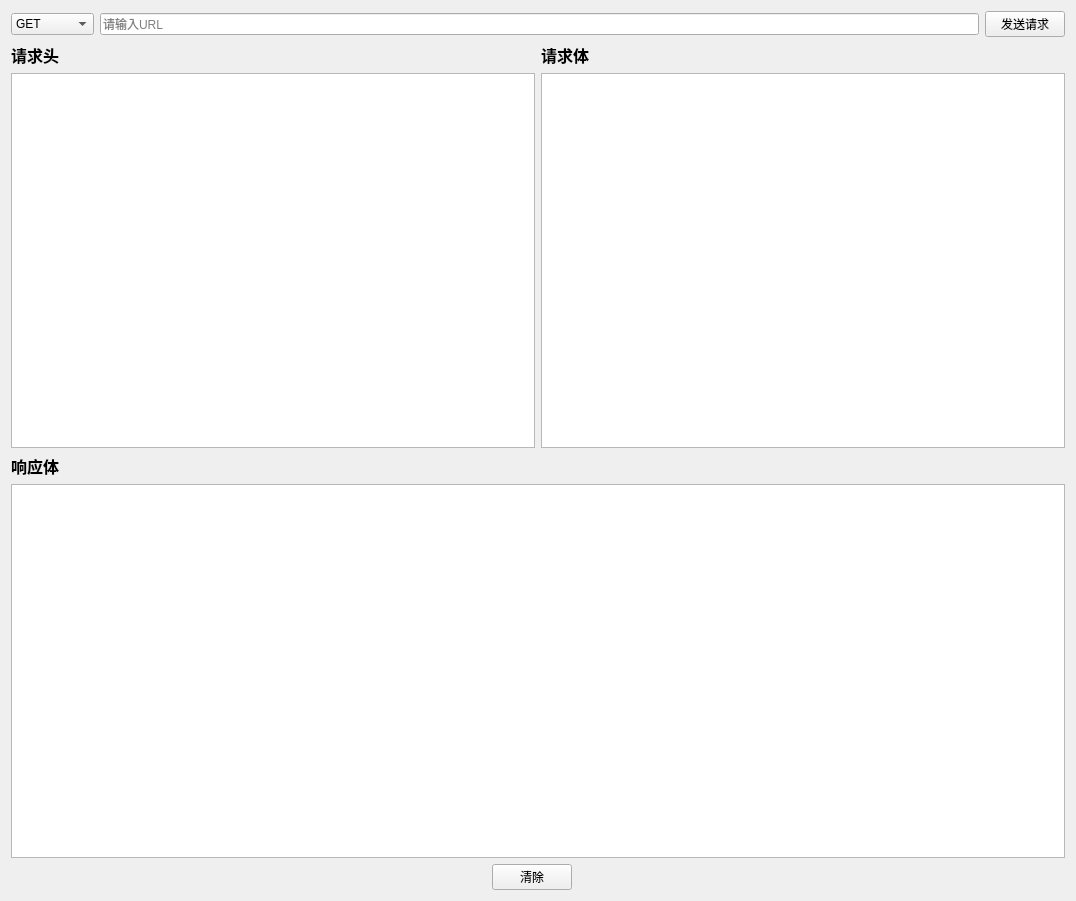
<?xml version="1.0" encoding="UTF-8"?>
<ui version="4.0">
 <class>Form</class>
 <widget class="QWidget" name="Form">
  <property name="geometry">
   <rect>
    <x>0</x>
    <y>0</y>
    <width>1076</width>
    <height>901</height>
   </rect>
  </property>
  <property name="windowTitle">
   <string>api_test</string>
  </property>
  <layout class="QVBoxLayout" name="verticalLayout_4">
   <item>
    <layout class="QHBoxLayout" name="horizontalLayout">
     <item>
      <widget class="QComboBox" name="comboBox">
       <item>
        <property name="text">
         <string>GET</string>
        </property>
       </item>
       <item>
        <property name="text">
         <string>POST</string>
        </property>
       </item>
       <item>
        <property name="text">
         <string>PUT</string>
        </property>
       </item>
       <item>
        <property name="text">
         <string>PATCH</string>
        </property>
       </item>
       <item>
        <property name="text">
         <string>DELETE</string>
        </property>
       </item>
       <item>
        <property name="text">
         <string>COPY</string>
        </property>
       </item>
       <item>
        <property name="text">
         <string>HEAD</string>
        </property>
       </item>
       <item>
        <property name="text">
         <string>OPTIONS</string>
        </property>
       </item>
      </widget>
     </item>
     <item>
      <widget class="QLineEdit" name="urlEdit">
       <property name="placeholderText">
        <string>请输入URL</string>
       </property>
      </widget>
     </item>
     <item>
      <widget class="QPushButton" name="send_button">
       <property name="text">
        <string>发送请求</string>
       </property>
      </widget>
     </item>
    </layout>
   </item>
   <item>
    <layout class="QHBoxLayout" name="horizontalLayout_3">
     <item>
      <layout class="QVBoxLayout" name="verticalLayout">
       <item>
        <widget class="QLabel" name="headLabel">
         <property name="font">
          <font>
           <family>Arial</family>
           <pointsize>12</pointsize>
           <weight>75</weight>
           <bold>true</bold>
          </font>
         </property>
         <property name="text">
          <string>请求头</string>
         </property>
        </widget>
       </item>
       <item>
        <widget class="QPlainTextEdit" name="headTextEdit"/>
       </item>
      </layout>
     </item>
     <item>
      <layout class="QVBoxLayout" name="verticalLayout_2">
       <item>
        <widget class="QLabel" name="bodyLabel">
         <property name="font">
          <font>
           <family>Arial</family>
           <pointsize>12</pointsize>
           <weight>75</weight>
           <bold>true</bold>
          </font>
         </property>
         <property name="text">
          <string>请求体</string>
         </property>
        </widget>
       </item>
       <item>
        <widget class="QPlainTextEdit" name="bodyTextEdit"/>
       </item>
      </layout>
     </item>
    </layout>
   </item>
   <item>
    <layout class="QVBoxLayout" name="verticalLayout_3">
     <item>
      <widget class="QLabel" name="resLabel">
       <property name="font">
        <font>
         <family>Arial</family>
         <pointsize>12</pointsize>
         <weight>75</weight>
         <bold>true</bold>
        </font>
       </property>
       <property name="text">
        <string>响应体</string>
       </property>
      </widget>
     </item>
     <item>
      <widget class="QTextBrowser" name="textBrowser"/>
     </item>
    </layout>
   </item>
   <item>
    <layout class="QHBoxLayout" name="horizontalLayout_2">
     <property name="sizeConstraint">
      <enum>QLayout::SetDefaultConstraint</enum>
     </property>
     <property name="rightMargin">
      <number>12</number>
     </property>
     <item>
      <widget class="QPushButton" name="clearButton">
       <property name="sizePolicy">
        <sizepolicy hsizetype="Fixed" vsizetype="Fixed">
         <horstretch>0</horstretch>
         <verstretch>0</verstretch>
        </sizepolicy>
       </property>
       <property name="layoutDirection">
        <enum>Qt::LeftToRight</enum>
       </property>
       <property name="text">
        <string>清除</string>
       </property>
       <property name="iconSize">
        <size>
         <width>20</width>
         <height>20</height>
        </size>
       </property>
      </widget>
     </item>
    </layout>
   </item>
  </layout>
 </widget>
 <resources/>
 <connections/>
</ui>
